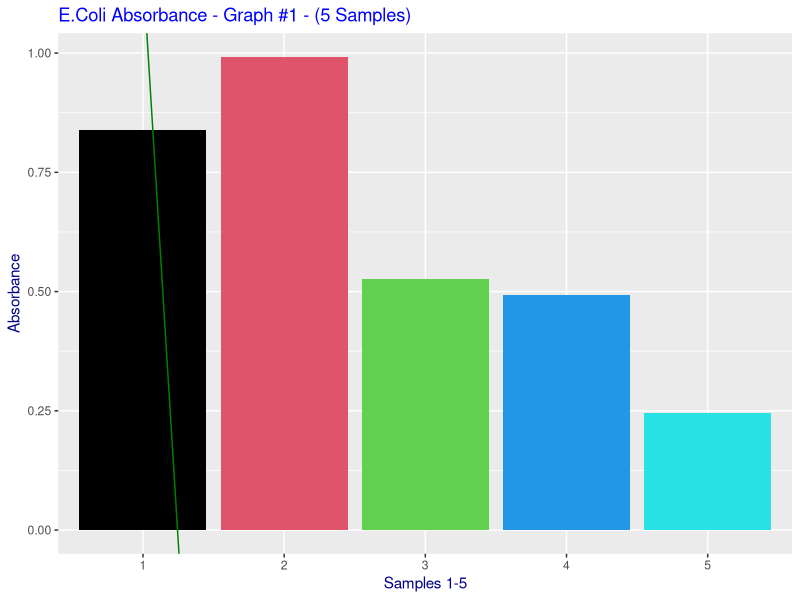
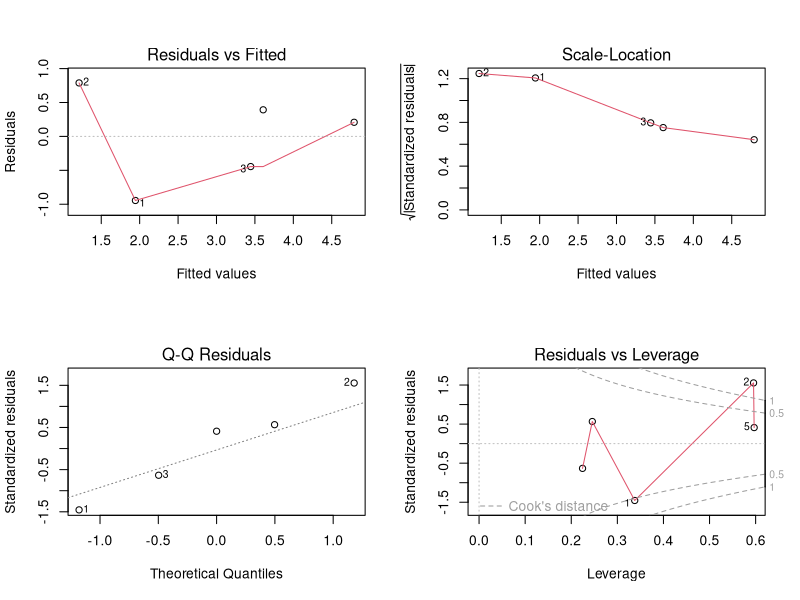
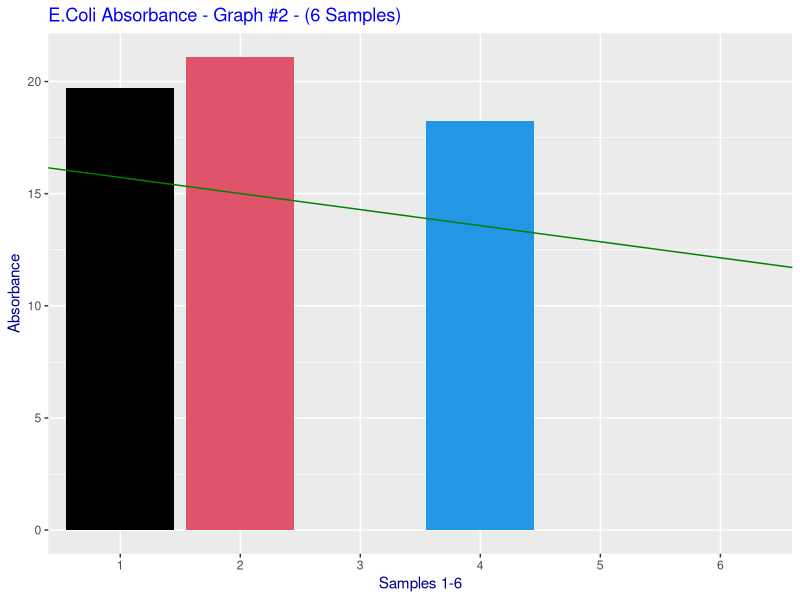
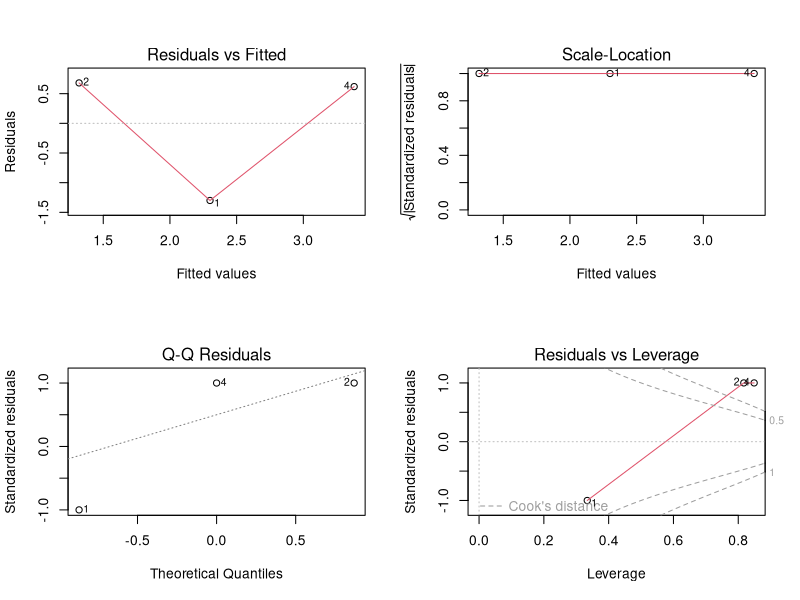
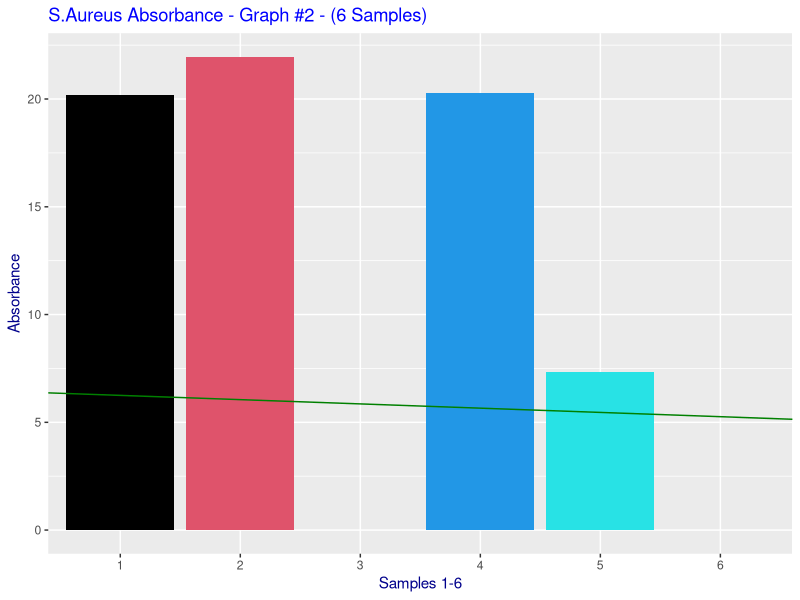
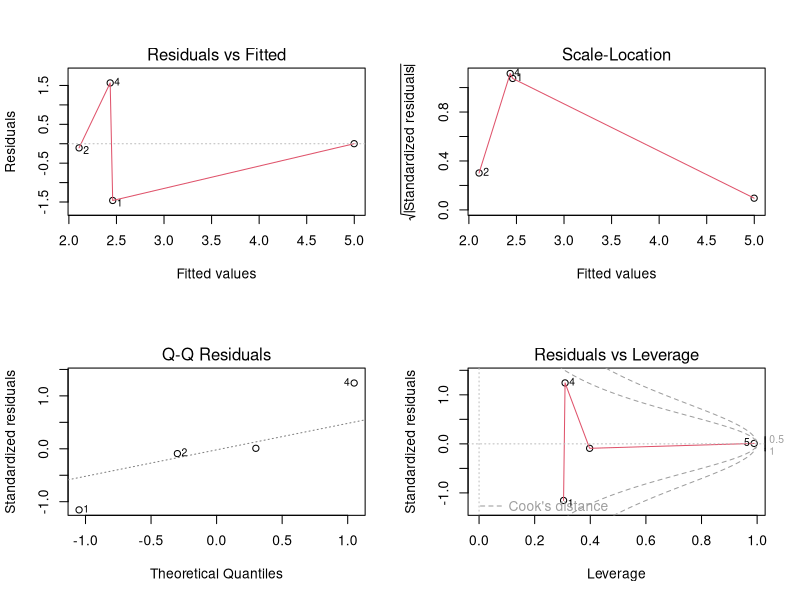

Recreate these plots in R, in order. (Note: this script raises an error after producing the figures.)
## ---- chunk 1
setwd("C:/Users/johnakwei/Dropbox/Programming/Morphotypes")
if (!require("ggplot2")) {install.packages("ggplot2"); require("ggplot2")}
## ---- chunk 2
absorbances2nd <- read.csv("Second_Absorbances_Project.csv", header=T)
data1 <- subset(absorbances2nd, absorbances2nd$Graph=="Graph 1")
data2 <- subset(absorbances2nd, absorbances2nd$Graph=="Graph 2")
data3 <- subset(absorbances2nd, absorbances2nd$Graph=="Graph 3")
data1 <- data1[,1:4]
data1$Absorbance_E_Coli <- as.numeric(data1$Absorbance_E_Coli)
data2$Absorbance_E_Coli <- as.numeric(data2$Absorbance_E_Coli)
data2$Absorbance_S_Aureus <- as.numeric(data2$Absorbance_S_Aureus)
data3$Absorbance_E_Coli <- as.numeric(data3$Absorbance_E_Coli)
data3$Absorbance_S_Aureus <- as.numeric(data3$Absorbance_S_Aureus)
## ---- chunk 3
absorbanceHigh <- data1$Absorbance_E_Coli + data1$Accuracy_E_Coli
absorbanceLow <- data1$Absorbance_E_Coli - data1$Accuracy_E_Coli

rLine <- coef(lm(data1$Material~data1$Absorbance_E_Coli, data=data1))
ggplot(data1, aes(x=as.factor(data1$Material),
                        y=data1$Absorbance_E_Coli)) +
geom_bar(aes(), stat="identity", fill=data1$Material) +
ggtitle("E.Coli Absorbance - Graph #1 - (5 Samples)") +
xlab("Samples 1-5") + ylab("Absorbance") +
theme(plot.title=element_text(color="blue")) +
theme(axis.title=element_text(color="darkblue")) +
geom_abline(intercept=rLine[1], slope=rLine[2], col="#008000")

fit <- lm(as.numeric(data1$Material)~data1$Absorbance_E_Coli, na.rm=T)
layout(matrix(c(1,2,3,4),2,2))
plot(fit)
## ---- chunk 4
cor.test(as.numeric(data1$Material), data1$Absorbance_E_Coli,
         method="spearman")
## ---- chunk 5
t.test(as.numeric(data1$Material), data1$Absorbance_E_Coli)
## ---- chunk 6
rLine <- coef(lm(data2$Material~data2$Absorbance_E_Coli, data=data2))
layout(matrix(1,1,1))
ggplot(data2, aes(x=as.factor(data2$Material),
                        y=data2$Absorbance_E_Coli)) +
geom_bar(aes(), stat="identity", fill=data2$Material) +
ggtitle("E.Coli Absorbance - Graph #2 - (6 Samples)") +
xlab("Samples 1-6") + ylab("Absorbance") +
theme(plot.title=element_text(color="blue")) +
theme(axis.title=element_text(color="darkblue")) +
geom_abline(intercept=rLine[1], slope=rLine[2], col="#008000")

fit <- lm(as.numeric(data2$Material)~data2$Absorbance_E_Coli, na.rm=T)
layout(matrix(c(1,2,3,4),2,2))
plot(fit)
## ---- chunk 7
cor.test(as.numeric(data2$Material), data2$Absorbance_E_Coli,
         method="spearman")
## ---- chunk 8
t.test(as.numeric(data2$Material), data2$Absorbance_E_Coli)
## ---- chunk 9
rLine <- coef(lm(data2$Material~data2$Absorbance_S_Aureus, data=data2))
layout(matrix(1,1,1))
ggplot(data2, aes(x=as.factor(data2$Material),
                        y=data2$Absorbance_S_Aureus)) +
geom_bar(aes(), stat="identity", fill=data2$Material) +
ggtitle("S.Aureus Absorbance - Graph #2 - (6 Samples)") +
xlab("Samples 1-6") + ylab("Absorbance") +
theme(plot.title=element_text(color="blue")) +
theme(axis.title=element_text(color="darkblue")) +
geom_abline(intercept=rLine[1], slope=rLine[2], col="#008000")

fit <- lm(as.numeric(data2$Material)~data2$Absorbance_S_Aureus, na.rm=T)
layout(matrix(c(1,2,3,4),2,2))
plot(fit)
## ---- chunk 10
cor.test(as.numeric(data2$Material), data2$Absorbance_S_Aureus,
         method="spearman")
## ---- chunk 11
t.test(as.numeric(data2$Material), data2$Absorbance_S_Aureus)
## ---- chunk 12
data3$Material[1] <- "1"; data3$Material[2] <- "2"
rLine <- coef(lm(data3$Material~data3$Absorbance_E_Coli, data=data3))
layout(matrix(1,1,1))
ggplot(data3, aes(x=as.factor(data3$Material),
                        y=data3$Absorbance_E_Coli)) +
geom_bar(aes(), stat="identity", fill=rainbow(7)) +
ggtitle("E.Coli Absorbance - Graph #3 - (8 Samples)") +
xlab("Samples 1-8") + ylab("Absorbance") +
theme(plot.title=element_text(color="blue")) +
theme(axis.title=element_text(color="darkblue")) +
geom_abline(intercept=rLine[1], slope=rLine[2], col="#008000")

fit <- lm(as.numeric(data3$Material)~data3$Absorbance_E_Coli, na.rm=T)
layout(matrix(c(1,2,3,4),2,2))
plot(fit)
## ---- chunk 13
cor.test(as.numeric(data3$Material), data3$Absorbance_E_Coli,
         method="spearman")
## ---- chunk 14
t.test(as.numeric(data3$Material), data3$Absorbance_E_Coli)
## ---- chunk 15
rLine <- coef(lm(data3$Material~data3$Absorbance_S_Aureus, data=data3))
layout(matrix(1,1,1))
ggplot(data3, aes(x=as.factor(data3$Material),
                        y=data3$Absorbance_S_Aureus)) +
geom_bar(aes(), stat="identity", fill=rainbow(7)) +
ggtitle("S.Aureus Absorbance - Graph #3 - (8 Samples)") +
xlab("Samples 1-8") + ylab("Absorbance") +
theme(plot.title=element_text(color="blue")) +
theme(axis.title=element_text(color="darkblue")) +
geom_abline(intercept=rLine[1], slope=rLine[2], col="#008000")

fit <- lm(as.numeric(data3$Material)~data3$Absorbance_S_Aureus, na.rm=T)
layout(matrix(c(1,2,3,4),2,2))
plot(fit)
## ---- chunk 16
cor.test(as.numeric(data3$Material), data3$Absorbance_S_Aureus,
         method="spearman")
## ---- chunk 17
t.test(as.numeric(data3$Material), data3$Absorbance_S_Aureus)
